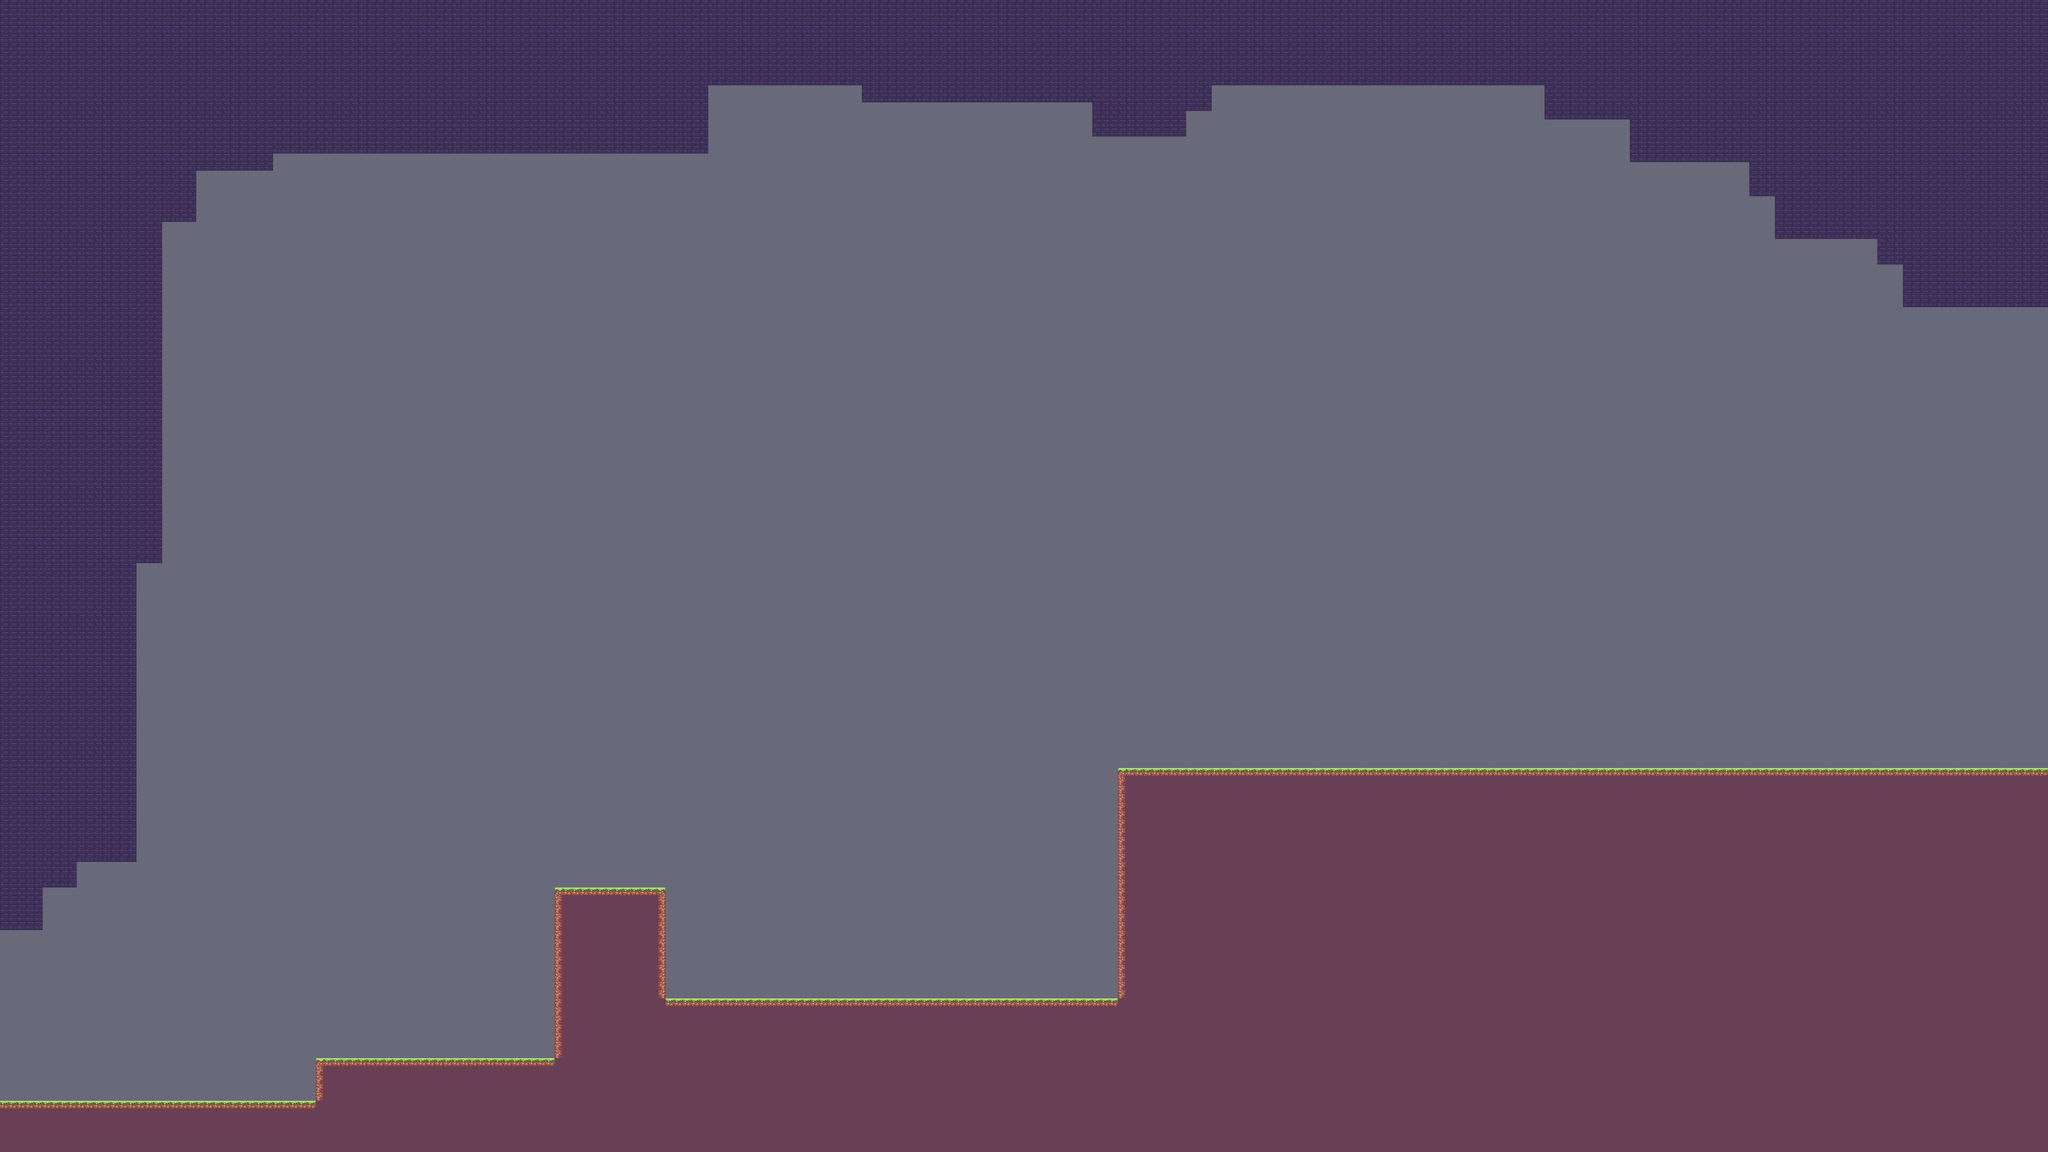

A level layout from a 2D game, rendered from its tile map. Below: a short description, then the map file with tile-grid data replaced by summaries:
An orthogonal 240x135 tile map with 16x16 px tiles, 2 tile layers (Floor_values, Floor), 3 tilesets.

<map version="1.4" tiledversion="1.4.2" orientation="orthogonal" renderorder="right-down" compressionlevel="0" width="240" height="135" tilewidth="16" tileheight="16" infinite="0" backgroundcolor="#696A79" nextlayerid="3" nextobjectid="1"><tileset firstgid="1" name="Floor_intgrid" tilewidth="16" tileheight="16" tilecount="6" columns="6" objectalignment="topleft" margin="0" spacing="0"><image source="Floor.intgrid.png" width="96" height="16" /></tileset><tileset firstgid="7" name="SunnyLand_by_Ansimuz_extended" tilewidth="16" tileheight="16" tilecount="483" columns="23" objectalignment="topleft" margin="0" spacing="0"><image source="../../Samples/LDtk to Unity/4.2.2/Sample/Samples/atlas/SunnyLand_by_Ansimuz-extended.png" width="368" height="336" /></tileset><tileset firstgid="490" name="Floor" tilewidth="16" tileheight="16" tilecount="6" columns="6" objectalignment="topleft"><image source="Floor.intgrid.png" width="96" height="16" /></tileset><layer id="1" name="Floor_values" width="240" height="135" opacity="1"><data>[32400 cells, 12485 non-empty, 2 distinct tile ids]</data></layer><layer id="2" name="Floor" width="240" height="135" opacity="1"><data>[32400 cells, 12485 non-empty, 7 distinct tile ids]</data></layer></map>
